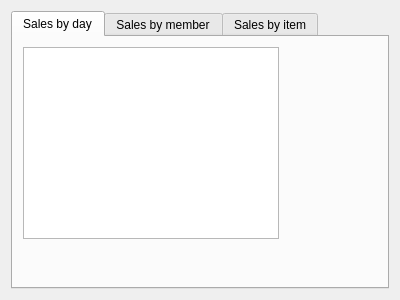
<?xml version="1.0" encoding="UTF-8"?>
<ui version="4.0">
 <class>StoreManagerWindow</class>
 <widget class="QDialog" name="StoreManagerWindow">
  <property name="geometry">
   <rect>
    <x>0</x>
    <y>0</y>
    <width>400</width>
    <height>300</height>
   </rect>
  </property>
  <property name="windowTitle">
   <string>Dialog</string>
  </property>
  <layout class="QHBoxLayout" name="horizontalLayout">
   <item>
    <widget class="QTabWidget" name="SMTabs">
     <property name="currentIndex">
      <number>0</number>
     </property>
     <widget class="QWidget" name="daily">
      <attribute name="title">
       <string>Sales by day</string>
      </attribute>
      <widget class="QTableView" name="dailyView">
       <property name="geometry">
        <rect>
         <x>10</x>
         <y>10</y>
         <width>256</width>
         <height>192</height>
        </rect>
       </property>
      </widget>
     </widget>
     <widget class="QWidget" name="member">
      <attribute name="title">
       <string>Sales by member</string>
      </attribute>
     </widget>
     <widget class="QWidget" name="item">
      <attribute name="title">
       <string>Sales by item</string>
      </attribute>
     </widget>
    </widget>
   </item>
  </layout>
 </widget>
 <resources/>
 <connections/>
</ui>
